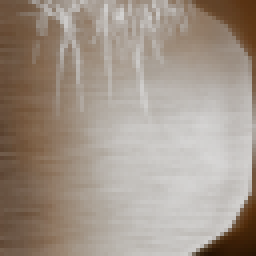
#> input picture assets/terrain-hd/expanded/original/1013.png, 64 x 64 px, given in place of 1821.png, which was not available (shown 4 times larger)
$ python pattern_review_equipment_thirty_first.py
#> lines starting #> are read from the running program, lines starting #| are printed output that depends on the picture; pictures that were not available may be replaced by others from this repository, and a replacement may not be noted
from pathlib import Path
import json
import numpy as np
from PIL import Image,ImageFilter
BASE=Path(__file__).resolve().parent
STEM='equipment-thirty-first'
out=[]
domains={1821:[[18,25,41,62],[18,75,40,100]],1827:[[11,35,22,85],[34,38,42,90]],1921:[[6,21,20,30],[44,25,54,38],[3,55,59,60]]}
for i in [1821,1827,1921]:
 original=Image.open(BASE/f'original/{i}.png').convert('RGB')
 candidate=Image.open(BASE/f'private-{STEM}/native4x/{i}-stored-rgb-private.png').resize(original.size,Image.Resampling.LANCZOS).convert('RGB')
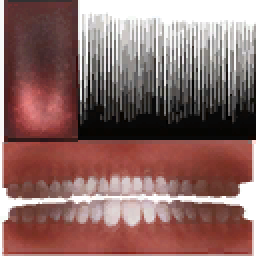
#> input picture assets/terrain-hd/expanded/original/1128.png, 128 x 128 px, given in place of 1821-stored-rgb-private.png, which was not available (shown 2 times larger)
 s=np.asarray(original,dtype=float);g=np.asarray(candidate,dtype=float)
#> after `s = np.asarray(original, dtype=float)`:
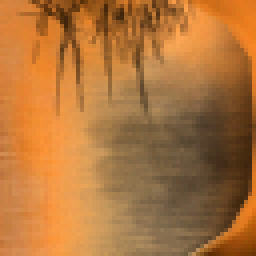
#> s: shape (64, 64, 3) float64 (shown 4 times larger); mean R, G, B 65.9, 44.8, 24.6; drawn with min black and max white
 sl=s.mean(2);gl=g.mean(2)
#> after `sl = s.mean(2)`:
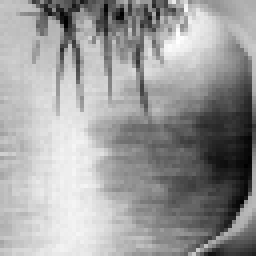
#> sl: shape (64, 64) float64 (shown 4 times larger); min 16.33, max 63, mean 45.1; drawn with min black and max white
#> after `gl = g.mean(2)`:
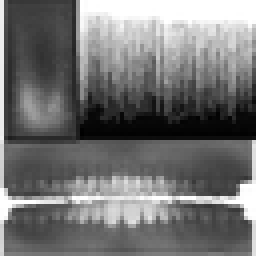
#> gl: shape (64, 64) float64 (shown 4 times larger); min 0.333, max 255, mean 115.9
 sh=sl-np.asarray(original.filter(ImageFilter.GaussianBlur(2))).mean(2)
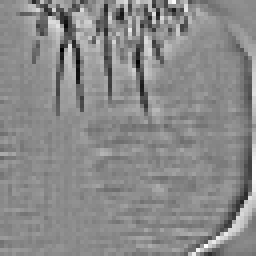
#> sh: shape (64, 64) float64 (shown 4 times larger); min -19, max 16, mean -0.0177; drawn with min black and max white
 gh=gl-np.asarray(candidate.filter(ImageFilter.GaussianBlur(2))).mean(2)
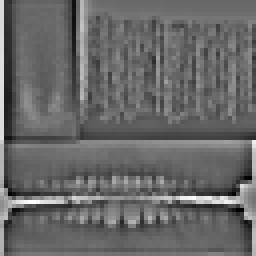
#> gh: shape (64, 64) float64 (shown 4 times larger); min -88.67, max 127.7, mean -0.4; drawn with min black and max white
 r={'id':i,'timing':'Postcall private readonly whole native inverse diagnostics. Precall original native count/phase assertions immutable. No artistic RGB patch/fitting/crop.','material_domains':[]}
 for box in domains[i]:
  x0,y0,x1,y1=box;ss=sl[y0:y1,x0:x1];gg=gl[y0:y1,x0:x1]
  r['material_domains'].append({'native_diagnostic_domain':box,'source_luma_mean':float(ss.mean()),'candidate_luma_mean':float(gg.mean()),'source_luma_std':float(ss.std()),'candidate_luma_std':float(gg.std()),'source_highpass_std':float(sh[y0:y1,x0:x1].std()),'candidate_highpass_std':float(gh[y0:y1,x0:x1].std()),'highpass_correlation':float(np.corrcoef(sh[y0:y1,x0:x1].ravel(),gh[y0:y1,x0:x1].ravel())[0,1])})
#> this loop made 2 passes
#> pass 1, `gg = gl[y0:y1, x0:x1]`:
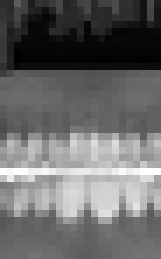
#> gg: shape (37, 23) float64 (shown 7 times larger); min 0.333, max 255, mean 105.6
 if i==1821:
  checks=[]
  for y,expected in {20:[9,11,13],21:[8,10,12],22:[9,11,13],23:[9,11,13],25:[9,11,13]}.items():
   d={'native_row':y}
   for name,a in [('source',s),('candidate',g)]:
#> (the run stopped early here; a loop or call above may not have finished)
